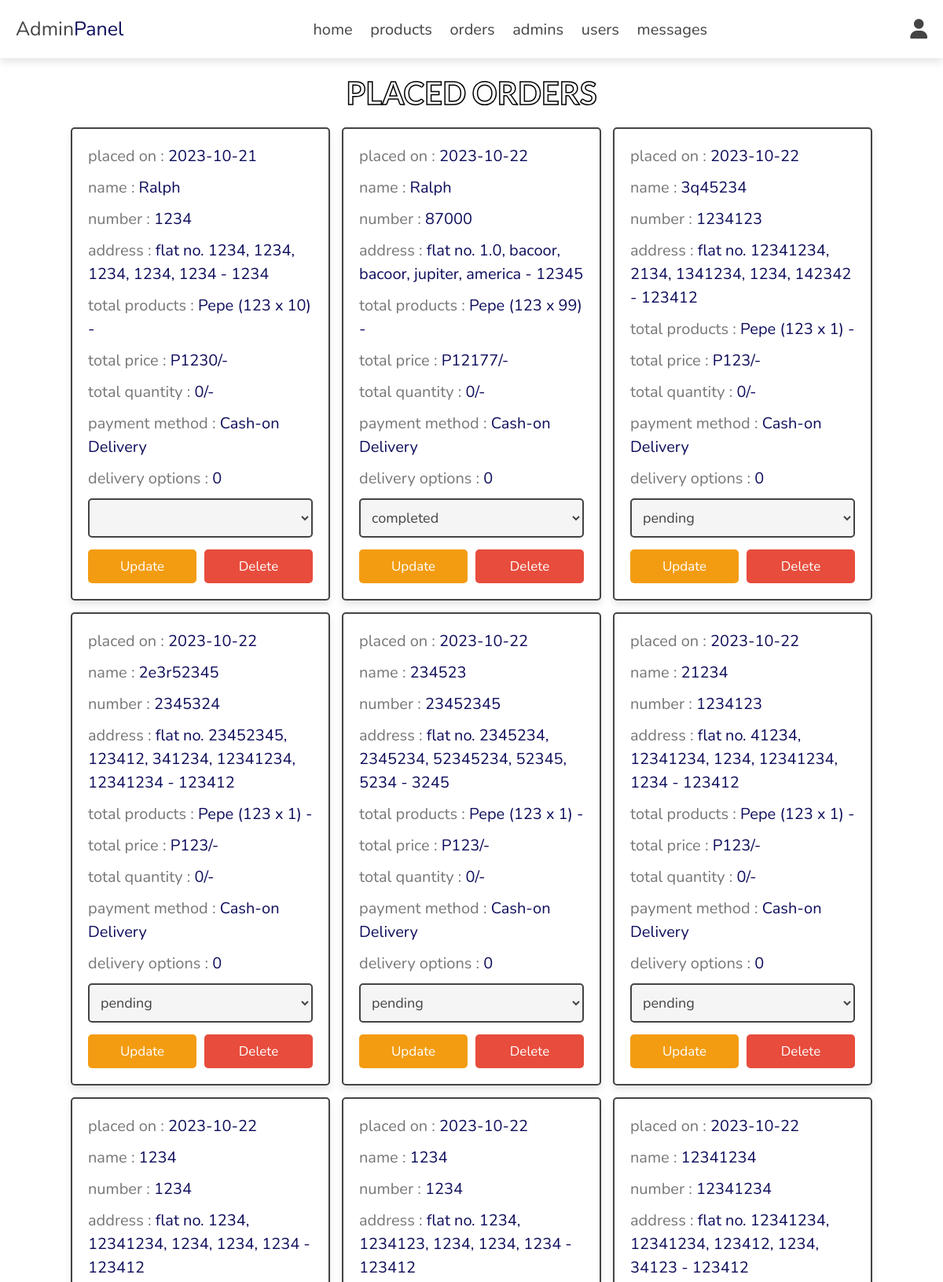
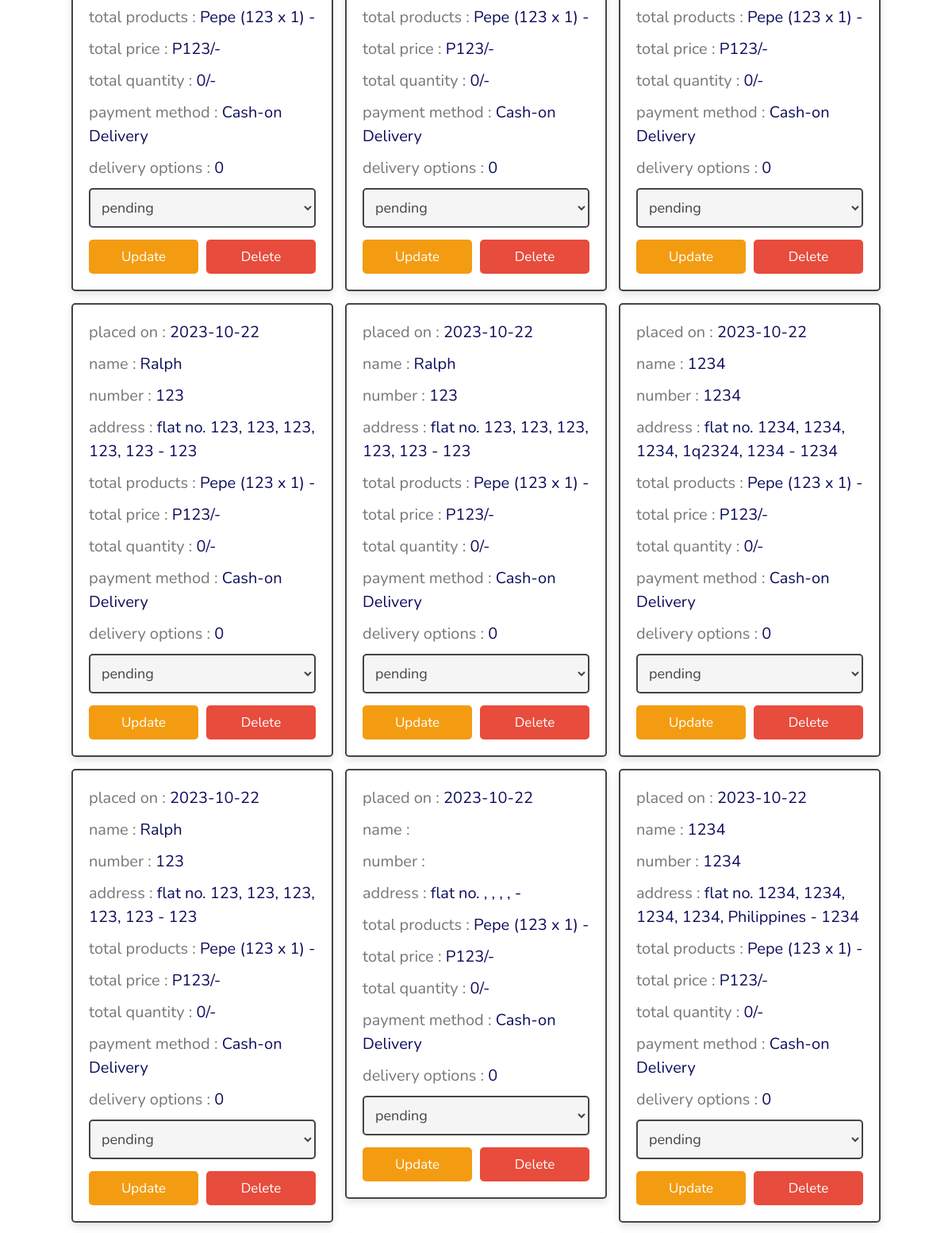
/admin/placed_orders.php (signed in, upper part), run on the app's committed database (2 pictures, top to bottom).
### tables this page shows
CREATE TABLE `orders` (
  `id` int(100) NOT NULL,
  `user_id` int(100) NOT NULL,
  `name` varchar(20) NOT NULL,
  `number` varchar(10) NOT NULL,
  `email` varchar(50) NOT NULL,
  `method` varchar(50) NOT NULL,
  `address` varchar(500) NOT NULL,
  `total_products` varchar(1000) NOT NULL,
  `total_price` int(100) NOT NULL,
  `placed_on` date NOT NULL DEFAULT current_timestamp(),
  `payment_status` varchar(20) NOT NULL DEFAULT 'pending',
  `options` int(11) NOT NULL,
  `stock_level` int(11) NOT NULL
);

### admin/placed_orders.php (the view, shortened to what this page needs)
<?php
include '../components/connect.php';
?>
<!DOCTYPE html>
<html lang="en">
<head>
   <link rel="stylesheet" href="https://cdnjs.cloudflare.com/ajax/libs/font-awesome/6.1.1/css/all.min.css">
   <link rel="stylesheet" href="../css/admin_style.css">
</head>
<body>
<?php include '../components/admin_header.php'; ?>
<section class="orders">
<h1 class="heading">placed orders</h1>
<div class="box-container">
   <?php
      $select_orders = $conn->prepare("SELECT * FROM `orders`");
      $select_orders->execute();
      if($select_orders->rowCount() > 0){
         while($fetch_orders = $select_orders->fetch(PDO::FETCH_ASSOC)){
   ?>
   <div class="box">
      <p> placed on : <span><?= $fetch_orders['placed_on']; ?></span> </p>
      <p> name : <span><?= $fetch_orders['name']; ?></span> </p>
      <p> number : <span><?= $fetch_orders['number']; ?></span> </p>
      <p> address : <span><?= $fetch_orders['address']; ?></span> </p>
      <p> total products : <span><?= $fetch_orders['total_products']; ?></span> </p>
      <p> total price : <span>P<?= $fetch_orders['total_price']; ?>/-</span> </p>
      <p> total quantity : <span><?= $fetch_orders['stock_level']; ?>/-</span> </p>
      <p> payment method : <span><?= $fetch_orders['method']; ?></span> </p>
      <p> delivery options : <span><?= $fetch_orders['options']; ?></span> </p>
      <form action="" method="post">
         <select name="payment_status" class="select">
            <option selected disabled><?= $fetch_orders['payment_status']; ?></option>
            <option value="pending">pending</option>
         </select>
        <div class="flex-btn">
         <input type="submit" value="update" class="option-btn" name="update_payment">
         <a href="placed_orders.php?delete=<?= $fetch_orders['id']; ?>" class="delete-btn" onclick="return confirm('delete this order?');">delete</a>
        </div>
      </form>
   </div>
   <?php
         }
      }else{
         echo '<p class="empty">no orders placed yet!</p>';
      }
   ?>
</div>
</section>
</body>
</html>

### css/admin_style.css (style rules this page uses)
:root { --main-color:#0d0d5c; --orange:#f39c12; --red:#e74c3c; --black:#444; --white:#fff; --light-color:#777; --light-bg:#f5f5f5; --dark-bg: #2882b2; --border:.2rem solid var(--black); --box-shadow:0 .5rem 1rem rgba(0,0,0,.1); }
* { font-family: 'Nunito', sans-serif; margin:0; padding:0; box-sizing: border-box; outline: none; border:none; text-decoration: none; }
html { font-size: 62.5%; overflow-x: hidden; }
body { background-image: url('https://scontent.fmnl8-2.fna.fbcdn.net/v/t39.30808-6/294364090_460260682773953_3385024480079542773_n.jpg?_nc_cat=111&ccb=1-7&_nc_sid=52f669&_nc_ohc=7yaOm2C2cfsAX-px5J0&_nc_ht=scontent.fmnl8-2.fna&oh=00_AfDNd5z9SoikD5vRAuEpQgHMePwCLhGAsyWHzWO_KXbqDg&oe=652DBC9B'); background-size: cover; }
section { padding:2rem; max-width: 1200px; margin:0 auto; justify-content: center; }
.heading { font-size: 4rem; margin-bottom: 2rem; text-align: center; text-transform: uppercase; font-family: 'lato', sans-serif; font-weight: bold; -webkit-text-fill-color: var(--white); -webkit-text-stroke: 1.5px black; }
.btn, .delete-btn, .option-btn { display: block; width: 100%; margin-top: 1rem; border-radius: .5rem; padding:1rem 3rem; font-size: 1.7rem; text-transform: capitalize; color:var(--white); cursor: pointer; text-align: center; }
.option-btn { background-color: var(--orange); }
.delete-btn { background-color: var(--red); }
.flex-btn { display: flex; gap:1rem; }
.orders .box-container { display: grid; grid-template-columns: repeat(auto-fit, 33rem); gap:1.5rem; align-items: flex-start; justify-content: center; }
.orders .box-container .box { padding:2rem; padding-top: 1rem; border-radius: .5rem; border:var(--border); background-color: var(--white); box-shadow: var(--box-shadow); }
.orders .box-container .box p { line-height: 1.5; font-size: 2rem; color:var(--light-color); margin:1rem 0; }
.orders .box-container .box p span { color:var(--main-color); }
.orders .box-container .select { margin-bottom: .5rem; width: 100%; background-color: var(--light-bg); padding:1rem; font-size: 1.8rem; color:var(--black); border-radius: .5rem; border:var(--border); }

### data on the page
orders: placed_on "2023-10-21", name "Ralph", number "1234", address "flat no. 1234, 1234, 1234, 1234, 1234 - 1234", total_products "Pepe (123 x 10) -", total_price "1230", stock_level "0", method "Cash-on Delivery", options "0"
orders: placed_on "2023-10-22", name "Ralph", number "87000", address "flat no. 1.0, bacoor, bacoor, jupiter, america - 12345", total_products "Pepe (123 x 99) -", total_price "12177", stock_level "0", method "Cash-on Delivery", options "0", payment_status "completed"
orders: placed_on "2023-10-22", name "3q45234", number "1234123", address "flat no. 12341234, 2134, 1341234, 1234, 142342 - 123412", total_products "Pepe (123 x 1) -", total_price "123", stock_level "0", method "Cash-on Delivery", options "0", payment_status "pending"
orders: placed_on "2023-10-22", name "2e3r52345", number "2345324", address "flat no. 23452345, 123412, 341234, 12341234, 12341234 - 123412", total_products "Pepe (123 x 1) -", total_price "123", stock_level "0", method "Cash-on Delivery", options "0", payment_status "pending"
orders: placed_on "2023-10-22", name "234523", number "23452345", address "flat no. 2345234, 2345234, 52345234, 52345, 5234 - 3245", total_products "Pepe (123 x 1) -", total_price "123", stock_level "0", method "Cash-on Delivery", options "0", payment_status "pending"
orders: placed_on "2023-10-22", name "21234", number "1234123", address "flat no. 41234, 12341234, 1234, 12341234, 1234 - 123412", total_products "Pepe (123 x 1) -", total_price "123", stock_level "0", method "Cash-on Delivery", options "0", payment_status "pending"
orders: placed_on "2023-10-22", name "1234", number "1234", address "flat no. 1234, 12341234, 1234, 1234, 1234 - 123412", total_products "Pepe (123 x 1) -", total_price "123", stock_level "0", method "Cash-on Delivery", options "0", payment_status "pending"
orders: placed_on "2023-10-22", name "1234", number "1234", address "flat no. 1234, 1234123, 1234, 1234, 1234 - 123412", total_products "Pepe (123 x 1) -", total_price "123", stock_level "0", method "Cash-on Delivery", options "0", payment_status "pending"
orders: placed_on "2023-10-22", name "12341234", number "12341234", address "flat no. 12341234, 12341234, 123412, 1234, 34123 - 123412", total_products "Pepe (123 x 1) -", total_price "123", stock_level "0", method "Cash-on Delivery", options "0", payment_status "pending"
orders: placed_on "2023-10-22", name "Ralph", number "123", address "flat no. 123, 123, 123, 123, 123 - 123", total_products "Pepe (123 x 1) -", total_price "123", stock_level "0", method "Cash-on Delivery", options "0", payment_status "pending"
orders: placed_on "2023-10-22", name "Ralph", number "123", address "flat no. 123, 123, 123, 123, 123 - 123", total_products "Pepe (123 x 1) -", total_price "123", stock_level "0", method "Cash-on Delivery", options "0", payment_status "pending"
orders: placed_on "2023-10-22", name "1234", number "1234", address "flat no. 1234, 1234, 1234, 1q2324, 1234 - 1234", total_products "Pepe (123 x 1) -", total_price "123", stock_level "0", method "Cash-on Delivery", options "0", payment_status "pending"
orders: placed_on "2023-10-22", name "Ralph", number "123", address "flat no. 123, 123, 123, 123, 123 - 123", total_products "Pepe (123 x 1) -", total_price "123", stock_level "0", method "Cash-on Delivery", options "0", payment_status "pending"
orders: placed_on "2023-10-22", address "flat no. , , , , -", total_products "Pepe (123 x 1) -", total_price "123", stock_level "0", method "Cash-on Delivery", options "0", payment_status "pending"
orders: placed_on "2023-10-22", name "1234", number "1234", address "flat no. 1234, 1234, 1234, 1234, Philippines - 1234", total_products "Pepe (123 x 1) -", total_price "123", stock_level "0", method "Cash-on Delivery", options "0", payment_status "pending"
